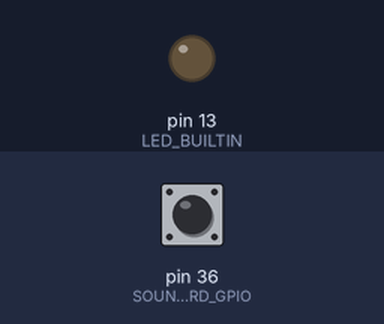
The sketch below on a simulated Arduino Mega 2560, built with avr-gcc and run on an emulated ATmega2560. Shown: output pins drawn as LEDs (lit = HIGH). Inputs (shaded band) come from the test bench; at power-on: pin 36 (SOUNDBOARD_GPIO) LOW.

Above: at 1.2 s.
1.3 s: pin 36 (SOUNDBOARD_GPIO) pulsed HIGH 5 times (0.12 s each, 0.3 s apart)
At 3.5 s:
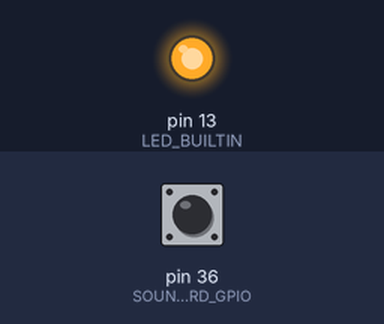
Timing chart, 0 to 5.0 s (numbered marks = the images above; inputs shaded):
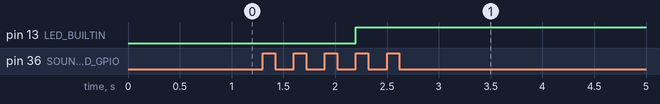

Measured:
- after the input at 1.3 s, pin 13 (LED_BUILTIN): LOW → HIGH after 0.90 s

The sketch:

rgSoundSensorTest.ino
```cpp
// rgSoundSensorTest.ino - Detect Hand claps with Aliexpress "Sound Sensor Module KY-038 LM393"
// 2025-12-07

// the sound board output is HIGH while the room is silent
// and drops to LOW when a sound is detected
#define SOUNDBOARD_GPIO 36

#ifndef LED_BUILTIN
#define LED_BUILTIN 2
#endif

#include <rgSoundSensor.h>
rgSoundSensor Soundboard_obj(SOUNDBOARD_GPIO);

void setup() {
  	// Serial.begin(115200);
	// while (!Serial) ;
	// Serial.print('\n'); for (uint8_t idx = 0; idx<8; idx++) { Serial.print((char)('A'+idx)); delay(500); } // debug

	pinMode(SOUNDBOARD_GPIO, INPUT);
	pinMode(LED_BUILTIN, OUTPUT);
}

void loop() {
	if (Soundboard_obj.Check()) {
		// toggle Led state
		static bool Led_State_bool=LOW;
		Led_State_bool=!Led_State_bool;
		digitalWrite(LED_BUILTIN, Led_State_bool);
		//Serial.println("Detected");
	}
}
```
